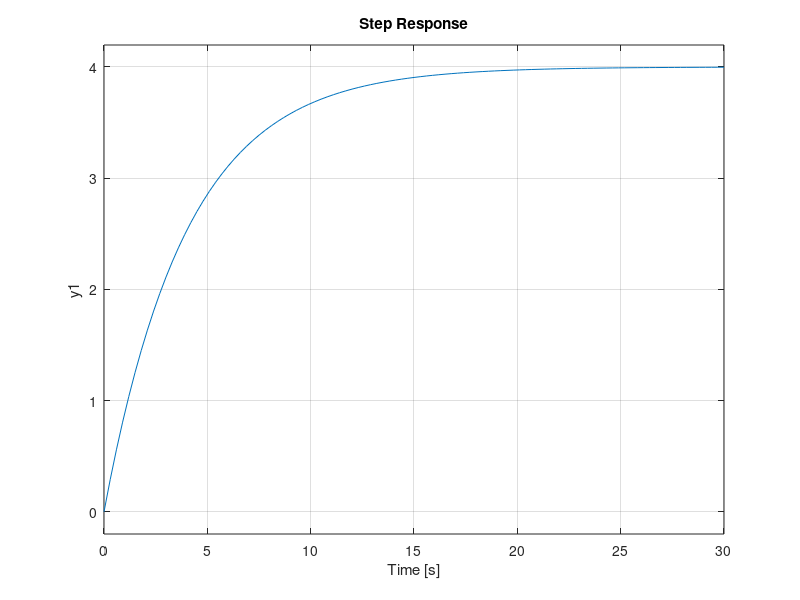

This figure's MATLAB source:
%%step response of 1st order unity feedback system
%%placing zeroes and poles
%%placing pole at -1/4
H2 = tf([0 1],[1,0.25]);
step(H2);
